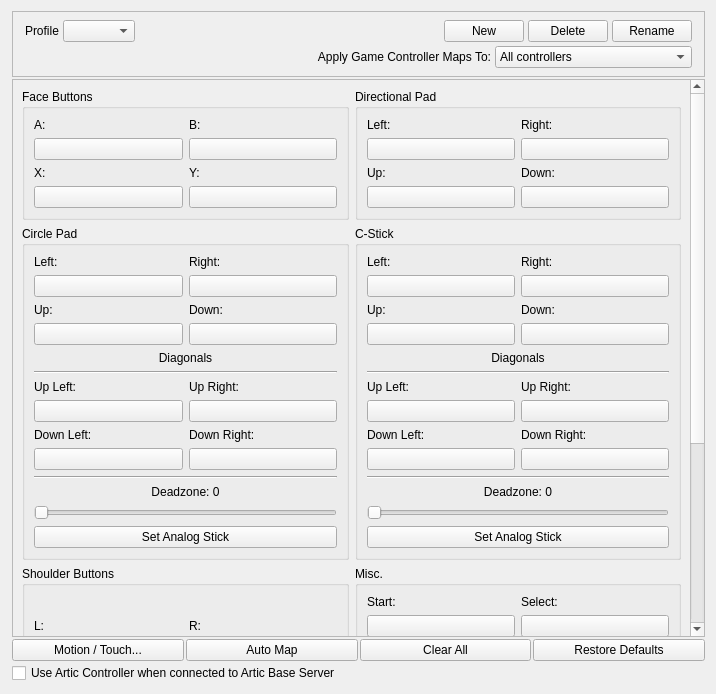
<?xml version="1.0" encoding="UTF-8"?>
<ui version="4.0">
 <class>ConfigureInput</class>
 <widget class="QWidget" name="ConfigureInput">
  <property name="geometry">
   <rect>
    <x>0</x>
    <y>0</y>
    <width>716</width>
    <height>694</height>
   </rect>
  </property>
  <layout class="QVBoxLayout" name="rootLayout">
   <property name="spacing">
    <number>2</number>
   </property>
   <property name="leftMargin">
    <number>12</number>
   </property>
   <item>
    <widget class="QFrame" name="frame">
     <property name="frameShape">
      <enum>QFrame::StyledPanel</enum>
     </property>
     <property name="frameShadow">
      <enum>QFrame::Sunken</enum>
     </property>
     <layout class="QVBoxLayout" name="verticalLayout_40">
      <property name="spacing">
       <number>4</number>
      </property>
      <property name="leftMargin">
       <number>12</number>
      </property>
      <property name="topMargin">
       <number>8</number>
      </property>
      <property name="rightMargin">
       <number>12</number>
      </property>
      <property name="bottomMargin">
       <number>8</number>
      </property>
      <item>
       <layout class="QHBoxLayout" name="horizontalLayout_3">
        <item>
         <widget class="QLabel" name="label_5">
          <property name="text">
           <string>Profile</string>
          </property>
         </widget>
        </item>
        <item>
         <widget class="QComboBox" name="profile"/>
        </item>
        <item>
         <spacer name="horizontalSpacer_2">
          <property name="orientation">
           <enum>Qt::Horizontal</enum>
          </property>
          <property name="sizeHint" stdset="0">
           <size>
            <width>40</width>
            <height>20</height>
           </size>
          </property>
         </spacer>
        </item>
        <item>
         <widget class="QPushButton" name="buttonNew">
          <property name="text">
           <string>New</string>
          </property>
         </widget>
        </item>
        <item>
         <widget class="QPushButton" name="buttonDelete">
          <property name="text">
           <string>Delete</string>
          </property>
         </widget>
        </item>
        <item>
         <widget class="QPushButton" name="buttonRename">
          <property name="text">
           <string>Rename</string>
          </property>
         </widget>
        </item>
       </layout>
      </item>
      <item>
       <layout class="QHBoxLayout" name="horizontalLayout_2">
        <property name="leftMargin">
         <number>0</number>
        </property>
        <item alignment="Qt::AlignRight">
         <widget class="QLabel" name="label_16">
          <property name="sizePolicy">
           <sizepolicy hsizetype="Expanding" vsizetype="Preferred">
            <horstretch>0</horstretch>
            <verstretch>0</verstretch>
           </sizepolicy>
          </property>
          <property name="minimumSize">
           <size>
            <width>166</width>
            <height>0</height>
           </size>
          </property>
          <property name="maximumSize">
           <size>
            <width>1920192</width>
            <height>16777215</height>
           </size>
          </property>
          <property name="toolTip">
           <string>Some mappings cannot be applied to all controllers, such as back buttons</string>
          </property>
          <property name="text">
           <string>Apply Game Controller Maps To:</string>
          </property>
          <property name="alignment">
           <set>Qt::AlignRight|Qt::AlignTrailing|Qt::AlignVCenter</set>
          </property>
         </widget>
        </item>
        <item>
         <widget class="QComboBox" name="comboBoxMappingType">
          <property name="sizePolicy">
           <sizepolicy hsizetype="Maximum" vsizetype="Fixed">
            <horstretch>0</horstretch>
            <verstretch>0</verstretch>
           </sizepolicy>
          </property>
          <property name="minimumSize">
           <size>
            <width>150</width>
            <height>0</height>
           </size>
          </property>
          <item>
           <property name="text">
            <string>All controllers</string>
           </property>
          </item>
          <item>
           <property name="text">
            <string>Controllers of the mapped type</string>
           </property>
          </item>
          <item>
           <property name="text">
            <string>Only the mapped controller</string>
           </property>
          </item>
         </widget>
        </item>
       </layout>
      </item>
     </layout>
    </widget>
   </item>
   <item>
    <widget class="QScrollArea" name="scrollArea">
     <property name="widgetResizable">
      <bool>true</bool>
     </property>
     <widget class="QWidget" name="scrollAreaContents">
      <property name="geometry">
       <rect>
        <x>0</x>
        <y>0</y>
        <width>675</width>
        <height>996</height>
       </rect>
      </property>
      <layout class="QVBoxLayout" name="verticalLayout_5">
       <item>
        <layout class="QGridLayout" name="gridLayout_7">
         <item row="2" column="0">
          <widget class="QGroupBox" name="faceButtons_3">
           <property name="title">
            <string>Shoulder Buttons</string>
           </property>
           <property name="flat">
            <bool>false</bool>
           </property>
           <property name="checkable">
            <bool>false</bool>
           </property>
           <layout class="QGridLayout" name="gridLayout_3">
            <item row="1" column="1">
             <layout class="QVBoxLayout" name="verticalLayout_16">
              <item>
               <widget class="QLabel" name="label_18">
                <property name="text">
                 <string notr="true">ZR:</string>
                </property>
               </widget>
              </item>
              <item>
               <widget class="QPushButton" name="buttonZR">
                <property name="text">
                 <string/>
                </property>
               </widget>
              </item>
             </layout>
            </item>
            <item row="0" column="0">
             <layout class="QVBoxLayout" name="verticalLayout_13">
              <item>
               <widget class="QLabel" name="label_17">
                <property name="text">
                 <string notr="true">L:</string>
                </property>
               </widget>
              </item>
              <item>
               <widget class="QPushButton" name="buttonL">
                <property name="text">
                 <string/>
                </property>
               </widget>
              </item>
             </layout>
            </item>
            <item row="1" column="0">
             <layout class="QVBoxLayout" name="verticalLayout_15">
              <item>
               <widget class="QLabel" name="label_20">
                <property name="text">
                 <string notr="true">ZL:</string>
                </property>
               </widget>
              </item>
              <item>
               <widget class="QPushButton" name="buttonZL">
                <property name="text">
                 <string/>
                </property>
               </widget>
              </item>
             </layout>
            </item>
            <item row="0" column="1">
             <layout class="QVBoxLayout" name="verticalLayout_14">
              <item>
               <widget class="QLabel" name="label_19">
                <property name="text">
                 <string notr="true">R:</string>
                </property>
               </widget>
              </item>
              <item>
               <widget class="QPushButton" name="buttonR">
                <property name="text">
                 <string/>
                </property>
               </widget>
              </item>
             </layout>
            </item>
           </layout>
          </widget>
         </item>
         <item row="0" column="0">
          <widget class="QGroupBox" name="faceButtons">
           <property name="title">
            <string>Face Buttons</string>
           </property>
           <property name="flat">
            <bool>false</bool>
           </property>
           <property name="checkable">
            <bool>false</bool>
           </property>
           <layout class="QGridLayout" name="gridLayout">
            <item row="1" column="1">
             <layout class="QVBoxLayout" name="verticalLayout_4">
              <item>
               <widget class="QLabel" name="label_4">
                <property name="text">
                 <string notr="true">Y:</string>
                </property>
               </widget>
              </item>
              <item>
               <widget class="QPushButton" name="buttonY">
                <property name="text">
                 <string/>
                </property>
               </widget>
              </item>
             </layout>
            </item>
            <item row="1" column="0">
             <layout class="QVBoxLayout" name="verticalLayout_3">
              <item>
               <widget class="QLabel" name="label_3">
                <property name="text">
                 <string notr="true">X:</string>
                </property>
               </widget>
              </item>
              <item>
               <widget class="QPushButton" name="buttonX">
                <property name="text">
                 <string/>
                </property>
               </widget>
              </item>
             </layout>
            </item>
            <item row="0" column="1">
             <layout class="QVBoxLayout" name="verticalLayout_2">
              <item>
               <widget class="QLabel" name="label_2">
                <property name="text">
                 <string notr="true">B:</string>
                </property>
               </widget>
              </item>
              <item>
               <widget class="QPushButton" name="buttonB">
                <property name="text">
                 <string/>
                </property>
               </widget>
              </item>
             </layout>
            </item>
            <item row="0" column="0">
             <layout class="QVBoxLayout" name="verticalLayout">
              <item>
               <widget class="QLabel" name="label">
                <property name="text">
                 <string notr="true">A:</string>
                </property>
               </widget>
              </item>
              <item>
               <widget class="QPushButton" name="buttonA">
                <property name="text">
                 <string/>
                </property>
               </widget>
              </item>
             </layout>
            </item>
           </layout>
          </widget>
         </item>
         <item row="0" column="1">
          <widget class="QGroupBox" name="faceButtons_2">
           <property name="title">
            <string>Directional Pad</string>
           </property>
           <property name="flat">
            <bool>false</bool>
           </property>
           <property name="checkable">
            <bool>false</bool>
           </property>
           <layout class="QGridLayout" name="gridLayout_2">
            <item row="1" column="0">
             <layout class="QVBoxLayout" name="verticalLayout_12">
              <item>
               <widget class="QLabel" name="label_34">
                <property name="text">
                 <string>Up:</string>
                </property>
               </widget>
              </item>
              <item>
               <widget class="QPushButton" name="buttonDpadUp">
                <property name="text">
                 <string/>
                </property>
               </widget>
              </item>
             </layout>
            </item>
            <item row="1" column="1">
             <layout class="QVBoxLayout" name="verticalLayout_9">
              <item>
               <widget class="QLabel" name="label_35">
                <property name="text">
                 <string>Down:</string>
                </property>
               </widget>
              </item>
              <item>
               <widget class="QPushButton" name="buttonDpadDown">
                <property name="text">
                 <string/>
                </property>
               </widget>
              </item>
             </layout>
            </item>
            <item row="0" column="0">
             <layout class="QVBoxLayout" name="verticalLayout_10">
              <item>
               <widget class="QLabel" name="label_32">
                <property name="text">
                 <string>Left:</string>
                </property>
               </widget>
              </item>
              <item>
               <widget class="QPushButton" name="buttonDpadLeft">
                <property name="text">
                 <string/>
                </property>
               </widget>
              </item>
             </layout>
            </item>
            <item row="0" column="1">
             <layout class="QVBoxLayout" name="verticalLayout_11">
              <item>
               <widget class="QLabel" name="label_33">
                <property name="text">
                 <string>Right:</string>
                </property>
               </widget>
              </item>
              <item>
               <widget class="QPushButton" name="buttonDpadRight">
                <property name="text">
                 <string/>
                </property>
               </widget>
              </item>
             </layout>
            </item>
           </layout>
          </widget>
         </item>
         <item row="2" column="1">
          <widget class="QGroupBox" name="faceButtons_6">
           <property name="title">
            <string>Misc.</string>
           </property>
           <property name="flat">
            <bool>false</bool>
           </property>
           <property name="checkable">
            <bool>false</bool>
           </property>
           <layout class="QGridLayout" name="gridLayout_6">
            <item row="0" column="0">
             <layout class="QVBoxLayout" name="verticalLayout_25">
              <item>
               <widget class="QLabel" name="label_29">
                <property name="text">
                 <string>Start:</string>
                </property>
               </widget>
              </item>
              <item>
               <widget class="QPushButton" name="buttonStart">
                <property name="text">
                 <string/>
                </property>
               </widget>
              </item>
             </layout>
            </item>
            <item row="0" column="1">
             <layout class="QVBoxLayout" name="verticalLayout_26">
              <item>
               <widget class="QLabel" name="label_30">
                <property name="text">
                 <string>Select:</string>
                </property>
               </widget>
              </item>
              <item>
               <widget class="QPushButton" name="buttonSelect">
                <property name="text">
                 <string/>
                </property>
               </widget>
              </item>
             </layout>
            </item>
            <item row="1" column="0">
             <layout class="QVBoxLayout" name="verticalLayout_27">
              <item>
               <widget class="QLabel" name="label_31">
                <property name="text">
                 <string>Home:</string>
                </property>
               </widget>
              </item>
              <item>
               <widget class="QPushButton" name="buttonHome">
                <property name="text">
                 <string/>
                </property>
               </widget>
              </item>
             </layout>
            </item>
            <item row="1" column="1">
             <layout class="QVBoxLayout" name="verticalLayout_34">
              <item>
               <widget class="QLabel" name="label_37">
                <property name="text">
                 <string>Power:</string>
                </property>
               </widget>
              </item>
              <item>
               <widget class="QPushButton" name="buttonPower">
                <property name="text">
                 <string/>
                </property>
               </widget>
              </item>
             </layout>
            </item>
            <item row="2" column="0">
             <layout class="QVBoxLayout" name="verticalLayout_28">
              <item>
               <widget class="QLabel" name="label_36">
                <property name="text">
                 <string>Circle Mod:</string>
                </property>
               </widget>
              </item>
              <item>
               <widget class="QPushButton" name="buttonCircleMod">
                <property name="text">
                 <string/>
                </property>
               </widget>
              </item>
             </layout>
            </item>
            <item row="2" column="1">
             <layout class="QVBoxLayout" name="verticalLayout_33">
              <item>
               <widget class="QLabel" name="label_41">
                <property name="text">
                 <string notr="true">GPIO14:</string>
                </property>
               </widget>
              </item>
              <item>
               <widget class="QPushButton" name="buttonGpio14">
                <property name="text">
                 <string/>
                </property>
               </widget>
              </item>
             </layout>
            </item>
            <item row="3" column="0">
             <layout class="QVBoxLayout" name="verticalLayout_32">
              <item>
               <widget class="QLabel" name="label_40">
                <property name="text">
                 <string>Debug:</string>
                </property>
               </widget>
              </item>
              <item>
               <widget class="QPushButton" name="buttonDebug">
                <property name="text">
                 <string/>
                </property>
               </widget>
              </item>
             </layout>
            </item>
           </layout>
          </widget>
         </item>
         <item row="1" column="0">
          <widget class="QGroupBox" name="faceButtons_4">
           <property name="title">
            <string>Circle Pad</string>
           </property>
           <property name="flat">
            <bool>false</bool>
           </property>
           <property name="checkable">
            <bool>false</bool>
           </property>
           <layout class="QGridLayout" name="gridLayout_4">
            <item row="11" column="2">
             <widget class="QPushButton" name="buttonCircleUpRight">
              <property name="text">
               <string/>
              </property>
             </widget>
            </item>
            <item row="10" column="1" rowspan="2">
             <layout class="QVBoxLayout" name="verticalLayout_7">
              <item>
               <widget class="QLabel" name="label_6">
                <property name="text">
                 <string>Up Left:</string>
                </property>
               </widget>
              </item>
              <item>
               <widget class="QPushButton" name="buttonCircleUpLeft">
                <property name="toolTip">
                 <string/>
                </property>
                <property name="text">
                 <string/>
                </property>
               </widget>
              </item>
             </layout>
            </item>
            <item row="0" column="1">
             <layout class="QVBoxLayout" name="verticalLayout_17">
              <item>
               <widget class="QLabel" name="label_21">
                <property name="text">
                 <string>Left:</string>
                </property>
               </widget>
              </item>
              <item>
               <widget class="QPushButton" name="buttonCircleLeft">
                <property name="text">
                 <string/>
                </property>
               </widget>
              </item>
             </layout>
            </item>
            <item row="1" column="2">
             <layout class="QVBoxLayout" name="verticalLayout_20">
              <item>
               <widget class="QLabel" name="label_22">
                <property name="text">
                 <string>Down:</string>
                </property>
               </widget>
              </item>
              <item>
               <widget class="QPushButton" name="buttonCircleDown">
                <property name="text">
                 <string/>
                </property>
               </widget>
              </item>
             </layout>
            </item>
            <item row="1" column="1">
             <layout class="QVBoxLayout" name="verticalLayout_19">
              <item>
               <widget class="QLabel" name="label_24">
                <property name="text">
                 <string>Up:</string>
                </property>
               </widget>
              </item>
              <item>
               <widget class="QPushButton" name="buttonCircleUp">
                <property name="text">
                 <string/>
                </property>
               </widget>
              </item>
             </layout>
            </item>
            <item row="20" column="1" colspan="2">
             <layout class="QVBoxLayout" name="sliderCirclePadDeadzoneAndModifierVerticalLayout">
              <item>
               <layout class="QHBoxLayout" name="sliderCirclePadDeadzoneAndModifierHorizontalLayout">
                <property name="sizeConstraint">
                 <enum>QLayout::SetDefaultConstraint</enum>
                </property>
                <item>
                 <widget class="QLabel" name="labelCirclePadDeadzoneAndModifier">
                  <property name="text">
                   <string>Deadzone: 0</string>
                  </property>
                  <property name="alignment">
                   <set>Qt::AlignHCenter</set>
                  </property>
                 </widget>
                </item>
               </layout>
              </item>
              <item>
               <widget class="QSlider" name="sliderCirclePadDeadzoneAndModifier">
                <property name="orientation">
                 <enum>Qt::Horizontal</enum>
                </property>
               </widget>
              </item>
              <item>
               <widget class="QPushButton" name="buttonCircleAnalog">
                <property name="text">
                 <string>Set Analog Stick</string>
                </property>
               </widget>
              </item>
             </layout>
            </item>
            <item row="0" column="2">
             <layout class="QVBoxLayout" name="verticalLayout_18">
              <item>
               <widget class="QLabel" name="label_23">
                <property name="text">
                 <string>Right:</string>
                </property>
               </widget>
              </item>
              <item>
               <widget class="QPushButton" name="buttonCircleRight">
                <property name="text">
                 <string/>
                </property>
               </widget>
              </item>
             </layout>
            </item>
            <item row="10" column="2">
             <layout class="QVBoxLayout" name="verticalLayout_8">
              <item>
               <widget class="QLabel" name="label_7">
                <property name="text">
                 <string>Up Right:</string>
                </property>
               </widget>
              </item>
             </layout>
            </item>
            <item row="4" column="1" colspan="2">
             <layout class="QVBoxLayout" name="verticalLayout_38">
              <property name="sizeConstraint">
               <enum>QLayout::SetDefaultConstraint</enum>
              </property>
              <item>
               <widget class="QLabel" name="label_14">
                <property name="layoutDirection">
                 <enum>Qt::LeftToRight</enum>
                </property>
                <property name="text">
                 <string>Diagonals</string>
                </property>
                <property name="alignment">
                 <set>Qt::AlignCenter</set>
                </property>
               </widget>
              </item>
              <item>
               <widget class="Line" name="line">
                <property name="orientation">
                 <enum>Qt::Horizontal</enum>
                </property>
               </widget>
              </item>
             </layout>
            </item>
            <item row="12" column="2">
             <layout class="QVBoxLayout" name="verticalLayout_30">
              <item>
               <widget class="QLabel" name="label_9">
                <property name="text">
                 <string>Down Right:</string>
                </property>
               </widget>
              </item>
              <item>
               <widget class="QPushButton" name="buttonCircleDownRight">
                <property name="text">
                 <string/>
                </property>
               </widget>
              </item>
             </layout>
            </item>
            <item row="12" column="1">
             <layout class="QVBoxLayout" name="verticalLayout_29">
              <item>
               <widget class="QLabel" name="label_8">
                <property name="text">
                 <string>Down Left:</string>
                </property>
               </widget>
              </item>
              <item>
               <widget class="QPushButton" name="buttonCircleDownLeft">
                <property name="text">
                 <string/>
                </property>
               </widget>
              </item>
             </layout>
            </item>
            <item row="14" column="1" colspan="2">
             <widget class="Line" name="line_3">
              <property name="orientation">
               <enum>Qt::Horizontal</enum>
              </property>
             </widget>
            </item>
           </layout>
          </widget>
         </item>
         <item row="1" column="1">
          <widget class="QGroupBox" name="faceButtons_5">
           <property name="title">
            <string>C-Stick</string>
           </property>
           <property name="flat">
            <bool>false</bool>
           </property>
           <property name="checkable">
            <bool>false</bool>
           </property>
           <layout class="QGridLayout" name="gridLayout_5">
            <item row="1" column="1">
             <layout class="QVBoxLayout" name="verticalLayout_24">
              <item>
               <widget class="QLabel" name="label_26">
                <property name="text">
                 <string>Down:</string>
                </property>
               </widget>
              </item>
              <item>
               <widget class="QPushButton" name="buttonCStickDown">
                <property name="text">
                 <string/>
                </property>
               </widget>
              </item>
             </layout>
            </item>
            <item row="0" column="1">
             <layout class="QVBoxLayout" name="verticalLayout_22">
              <item>
               <widget class="QLabel" name="label_27">
                <property name="text">
                 <string>Right:</string>
                </property>
               </widget>
              </item>
              <item>
               <widget class="QPushButton" name="buttonCStickRight">
                <property name="text">
                 <string/>
                </property>
               </widget>
              </item>
             </layout>
            </item>
            <item row="1" column="0">
             <layout class="QVBoxLayout" name="verticalLayout_23">
              <item>
               <widget class="QLabel" name="label_28">
                <property name="text">
                 <string>Up:</string>
                </property>
               </widget>
              </item>
              <item>
               <widget class="QPushButton" name="buttonCStickUp">
                <property name="text">
                 <string/>
                </property>
               </widget>
              </item>
             </layout>
            </item>
            <item row="0" column="0">
             <layout class="QVBoxLayout" name="verticalLayout_21">
              <item>
               <widget class="QLabel" name="label_25">
                <property name="text">
                 <string>Left:</string>
                </property>
               </widget>
              </item>
              <item>
               <widget class="QPushButton" name="buttonCStickLeft">
                <property name="text">
                 <string/>
                </property>
               </widget>
              </item>
             </layout>
            </item>
            <item row="5" column="1">
             <layout class="QVBoxLayout" name="verticalLayout_35">
              <item>
               <widget class="QLabel" name="label_11">
                <property name="text">
                 <string>Up Right:</string>
                </property>
               </widget>
              </item>
              <item>
               <widget class="QPushButton" name="buttonCStickUpRight">
                <property name="text">
                 <string/>
                </property>
               </widget>
              </item>
             </layout>
            </item>
            <item row="6" column="0">
             <layout class="QVBoxLayout" name="verticalLayout_36">
              <item>
               <widget class="QLabel" name="label_12">
                <property name="text">
                 <string>Down Left:</string>
                </property>
               </widget>
              </item>
              <item>
               <widget class="QPushButton" name="buttonCStickDownLeft">
                <property name="text">
                 <string/>
                </property>
               </widget>
              </item>
             </layout>
            </item>
            <item row="6" column="1">
             <layout class="QVBoxLayout" name="verticalLayout_37">
              <item>
               <widget class="QLabel" name="label_13">
                <property name="text">
                 <string>Down Right:</string>
                </property>
               </widget>
              </item>
              <item>
               <widget class="QPushButton" name="buttonCStickDownRight">
                <property name="text">
                 <string/>
                </property>
               </widget>
              </item>
             </layout>
            </item>
            <item row="5" column="0">
             <layout class="QVBoxLayout" name="verticalLayout_31">
              <item>
               <widget class="QLabel" name="label_10">
                <property name="text">
                 <string>Up Left:</string>
                </property>
               </widget>
              </item>
              <item>
               <widget class="QPushButton" name="buttonCStickUpLeft">
                <property name="text">
                 <string/>
                </property>
               </widget>
              </item>
             </layout>
            </item>
            <item row="4" column="0" colspan="2">
             <layout class="QVBoxLayout" name="verticalLayout_39">
              <item>
               <widget class="QLabel" name="label_15">
                <property name="text">
                 <string>Diagonals</string>
                </property>
                <property name="alignment">
                 <set>Qt::AlignCenter</set>
                </property>
               </widget>
              </item>
              <item>
               <widget class="Line" name="line_2">
                <property name="orientation">
                 <enum>Qt::Horizontal</enum>
                </property>
               </widget>
              </item>
             </layout>
            </item>
            <item row="9" column="0" colspan="2">
             <layout class="QVBoxLayout" name="sliderCStickDeadzoneAndModifierVerticalLayout">
              <property name="sizeConstraint">
               <enum>QLayout::SetDefaultConstraint</enum>
              </property>
              <item>
               <layout class="QHBoxLayout" name="sliderCStickDeadzoneAndModifierHorizontalLayout">
                <item>
                 <widget class="QLabel" name="labelCStickDeadzoneAndModifier">
                  <property name="text">
                   <string>Deadzone: 0</string>
                  </property>
                  <property name="alignment">
                   <set>Qt::AlignHCenter</set>
                  </property>
                 </widget>
                </item>
               </layout>
              </item>
              <item>
               <widget class="QSlider" name="sliderCStickDeadzoneAndModifier">
                <property name="orientation">
                 <enum>Qt::Horizontal</enum>
                </property>
               </widget>
              </item>
              <item>
               <widget class="QPushButton" name="buttonCStickAnalog">
                <property name="text">
                 <string>Set Analog Stick</string>
                </property>
               </widget>
              </item>
             </layout>
            </item>
            <item row="7" column="0" colspan="2">
             <widget class="Line" name="line_4">
              <property name="orientation">
               <enum>Qt::Horizontal</enum>
              </property>
             </widget>
            </item>
           </layout>
          </widget>
         </item>
         <item row="3" column="0" colspan="2">
          <widget class="QGroupBox" name="comboButtons">
           <property name="title">
            <string>Combo Buttons</string>
           </property>
           <property name="toolTip">
            <string>Each combo presses several buttons at once with a single input, for example L + R.</string>
           </property>
           <layout class="QGridLayout" name="comboGridLayout">
            <item row="0" column="0">
             <layout class="QVBoxLayout" name="comboLayout1">
              <item>
               <widget class="QLabel" name="labelCombo1">
                <property name="text">
                 <string>Combo 1:</string>
                </property>
               </widget>
              </item>
              <item>
               <widget class="QPushButton" name="buttonCombo1">
                <property name="text">
                 <string/>
                </property>
               </widget>
              </item>
              <item>
               <widget class="QPushButton" name="buttonComboTargets1">
                <property name="toolTip">
                 <string>Choose the buttons this combo presses</string>
                </property>
                <property name="text">
                 <string/>
                </property>
               </widget>
              </item>
             </layout>
            </item>
            <item row="0" column="1">
             <layout class="QVBoxLayout" name="comboLayout2">
              <item>
               <widget class="QLabel" name="labelCombo2">
                <property name="text">
                 <string>Combo 2:</string>
                </property>
               </widget>
              </item>
              <item>
               <widget class="QPushButton" name="buttonCombo2">
                <property name="text">
                 <string/>
                </property>
               </widget>
              </item>
              <item>
               <widget class="QPushButton" name="buttonComboTargets2">
                <property name="toolTip">
                 <string>Choose the buttons this combo presses</string>
                </property>
                <property name="text">
                 <string/>
                </property>
               </widget>
              </item>
             </layout>
            </item>
            <item row="0" column="2">
             <layout class="QVBoxLayout" name="comboLayout3">
              <item>
               <widget class="QLabel" name="labelCombo3">
                <property name="text">
                 <string>Combo 3:</string>
                </property>
               </widget>
              </item>
              <item>
               <widget class="QPushButton" name="buttonCombo3">
                <property name="text">
                 <string/>
                </property>
               </widget>
              </item>
              <item>
               <widget class="QPushButton" name="buttonComboTargets3">
                <property name="toolTip">
                 <string>Choose the buttons this combo presses</string>
                </property>
                <property name="text">
                 <string/>
                </property>
               </widget>
              </item>
             </layout>
            </item>
            <item row="0" column="3">
             <layout class="QVBoxLayout" name="comboLayout4">
              <item>
               <widget class="QLabel" name="labelCombo4">
                <property name="text">
                 <string>Combo 4:</string>
                </property>
               </widget>
              </item>
              <item>
               <widget class="QPushButton" name="buttonCombo4">
                <property name="text">
                 <string/>
                </property>
               </widget>
              </item>
              <item>
               <widget class="QPushButton" name="buttonComboTargets4">
                <property name="toolTip">
                 <string>Choose the buttons this combo presses</string>
                </property>
                <property name="text">
                 <string/>
                </property>
               </widget>
              </item>
             </layout>
            </item>
            <item row="0" column="4">
             <layout class="QVBoxLayout" name="comboLayout5">
              <item>
               <widget class="QLabel" name="labelCombo5">
                <property name="text">
                 <string>Combo 5:</string>
                </property>
               </widget>
              </item>
              <item>
               <widget class="QPushButton" name="buttonCombo5">
                <property name="text">
                 <string/>
                </property>
               </widget>
              </item>
              <item>
               <widget class="QPushButton" name="buttonComboTargets5">
                <property name="toolTip">
                 <string>Choose the buttons this combo presses</string>
                </property>
                <property name="text">
                 <string/>
                </property>
               </widget>
              </item>
             </layout>
            </item>
           </layout>
          </widget>
         </item>
        </layout>
       </item>
      </layout>
     </widget>
    </widget>
   </item>
   <item>
    <layout class="QVBoxLayout" name="verticalLayout_6">
     <item>
      <layout class="QHBoxLayout" name="horizontalLayout">
       <item>
        <widget class="QPushButton" name="buttonMotionTouch">
         <property name="sizePolicy">
          <sizepolicy hsizetype="Minimum" vsizetype="Fixed">
           <horstretch>0</horstretch>
           <verstretch>0</verstretch>
          </sizepolicy>
         </property>
         <property name="sizeIncrement">
          <size>
           <width>0</width>
           <height>0</height>
          </size>
         </property>
         <property name="baseSize">
          <size>
           <width>0</width>
           <height>0</height>
          </size>
         </property>
         <property name="layoutDirection">
          <enum>Qt::LeftToRight</enum>
         </property>
         <property name="text">
          <string>Motion / Touch...</string>
         </property>
        </widget>
       </item>
       <item>
        <widget class="QPushButton" name="buttonAutoMap">
         <property name="sizePolicy">
          <sizepolicy hsizetype="Minimum" vsizetype="Fixed">
           <horstretch>0</horstretch>
           <verstretch>0</verstretch>
          </sizepolicy>
         </property>
         <property name="sizeIncrement">
          <size>
           <width>0</width>
           <height>0</height>
          </size>
         </property>
         <property name="baseSize">
          <size>
           <width>0</width>
           <height>0</height>
          </size>
         </property>
         <property name="layoutDirection">
          <enum>Qt::LeftToRight</enum>
         </property>
         <property name="text">
          <string>Auto Map</string>
         </property>
        </widget>
       </item>
       <item>
        <widget class="QPushButton" name="buttonClearAll">
         <property name="sizePolicy">
          <sizepolicy hsizetype="Minimum" vsizetype="Fixed">
           <horstretch>0</horstretch>
           <verstretch>0</verstretch>
          </sizepolicy>
         </property>
         <property name="sizeIncrement">
          <size>
           <width>0</width>
           <height>0</height>
          </size>
         </property>
         <property name="baseSize">
          <size>
           <width>0</width>
           <height>0</height>
          </size>
         </property>
         <property name="layoutDirection">
          <enum>Qt::LeftToRight</enum>
         </property>
         <property name="text">
          <string>Clear All</string>
         </property>
        </widget>
       </item>
       <item>
        <widget class="QPushButton" name="buttonRestoreDefaults">
         <property name="sizePolicy">
          <sizepolicy hsizetype="Minimum" vsizetype="Fixed">
           <horstretch>0</horstretch>
           <verstretch>0</verstretch>
          </sizepolicy>
         </property>
         <property name="sizeIncrement">
          <size>
           <width>0</width>
           <height>0</height>
          </size>
         </property>
         <property name="baseSize">
          <size>
           <width>0</width>
           <height>0</height>
          </size>
         </property>
         <property name="layoutDirection">
          <enum>Qt::LeftToRight</enum>
         </property>
         <property name="text">
          <string>Restore Defaults</string>
         </property>
        </widget>
       </item>
      </layout>
     </item>
     <item>
      <widget class="QCheckBox" name="use_artic_controller">
       <property name="text">
        <string>Use Artic Controller when connected to Artic Base Server</string>
       </property>
      </widget>
     </item>
    </layout>
   </item>
  </layout>
 </widget>
 <tabstops>
  <tabstop>profile</tabstop>
  <tabstop>buttonNew</tabstop>
  <tabstop>buttonDelete</tabstop>
  <tabstop>buttonRename</tabstop>
  <tabstop>buttonA</tabstop>
  <tabstop>buttonB</tabstop>
  <tabstop>buttonX</tabstop>
  <tabstop>buttonY</tabstop>
  <tabstop>buttonDpadLeft</tabstop>
  <tabstop>buttonDpadRight</tabstop>
  <tabstop>buttonDpadUp</tabstop>
  <tabstop>buttonDpadDown</tabstop>
  <tabstop>buttonCircleLeft</tabstop>
  <tabstop>buttonCircleRight</tabstop>
  <tabstop>buttonCircleUp</tabstop>
  <tabstop>buttonCircleDown</tabstop>
  <tabstop>sliderCirclePadDeadzoneAndModifier</tabstop>
  <tabstop>buttonCStickLeft</tabstop>
  <tabstop>buttonCStickRight</tabstop>
  <tabstop>buttonCStickUp</tabstop>
  <tabstop>buttonCStickDown</tabstop>
  <tabstop>sliderCStickDeadzoneAndModifier</tabstop>
  <tabstop>buttonL</tabstop>
  <tabstop>buttonR</tabstop>
  <tabstop>buttonZL</tabstop>
  <tabstop>buttonZR</tabstop>
  <tabstop>buttonStart</tabstop>
  <tabstop>buttonSelect</tabstop>
  <tabstop>buttonHome</tabstop>
  <tabstop>buttonCircleMod</tabstop>
  <tabstop>buttonDebug</tabstop>
  <tabstop>buttonGpio14</tabstop>
  <tabstop>buttonCombo1</tabstop>
  <tabstop>buttonComboTargets1</tabstop>
  <tabstop>buttonCombo2</tabstop>
  <tabstop>buttonComboTargets2</tabstop>
  <tabstop>buttonCombo3</tabstop>
  <tabstop>buttonComboTargets3</tabstop>
  <tabstop>buttonCombo4</tabstop>
  <tabstop>buttonComboTargets4</tabstop>
  <tabstop>buttonCombo5</tabstop>
  <tabstop>buttonComboTargets5</tabstop>
  <tabstop>buttonMotionTouch</tabstop>
  <tabstop>buttonAutoMap</tabstop>
  <tabstop>buttonClearAll</tabstop>
  <tabstop>buttonRestoreDefaults</tabstop>
 </tabstops>
 <resources/>
 <connections/>
</ui>
